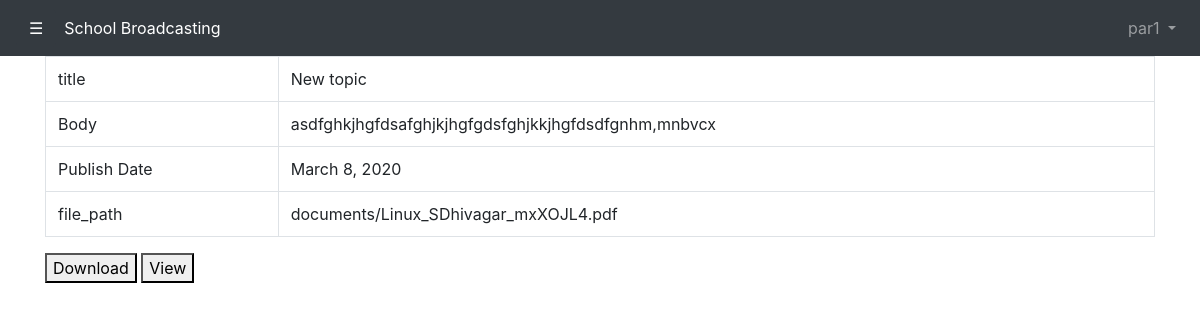
Screenshot of /parent/message/7 (signed in) with the database file from the repository.
### staff/models.py (models this page shows, shortened)
class User(AbstractUser):
    is_teacher = models.BooleanField(default= False)
    is_parent = models.BooleanField(default= False)
    bio = models.TextField(validators=[highvaluelength])
    birth_date = models.DateField(default=None)
    address = models.CharField(max_length=100, default=None, validators=[highvaluelength])

class Message(models.Model):
    grade_id = models.ForeignKey(Grade,on_delete=models.CASCADE)
    staff_id = models.ForeignKey(Staff,on_delete=models.CASCADE)
    file_path = models.FileField(upload_to='documents/')
    pub_date = models.DateField()
    topic_body = models.TextField(validators=[highvaluelength])
    topic_title = models.CharField(max_length=50, validators=[valuelength])

### parent/views.py (the view)
# urls.py: path('message/<int:id>', messageView),
def messageView(request,id):
    message = Message.objects.get(id = id)
    newstatus = Status.objects.get(status_name = 'seen')
    user = request.user
    parent = Parent.objects.get(parent_id=user)
    status = Status.objects.get(status_name='unseen')
    mt = Message_track.objects.get(parent_id=parent, status=status, message_id=message)
    mt.status = newstatus
    mt.save()
    return render(request,'parent/messageview.html',{'msg':message})

### template/parent/messageview.html
{% extends 'parent/base.html' %}
{% block content %}
<div class="container">
<table class="table table-bordered">
<tr>
<td>title</td>
<td>{{msg.topic_title}}</td>
</tr>
<tr>
<td>Body</td>
<td>{{msg.topic_body}}</td>
</tr>
<tr>
<td>Publish Date</td>
<td>{{msg.pub_date}}</td>
</tr>
<tr>
<td>file_path</td>
<td>{{msg.file_path}}</a></td>
</tr>
</table>
<a href= "/parent/download/{{msg.id}}"><button>Download</button></a>
<a href= "/parent/view/{{msg.id}}"><button>View</button></a>
</div>
{% endblock %}

### template/parent/base.html (shortened to what this page needs)
{%load static%}
<html>
    <head>
        <link rel="stylesheet" href="https://maxcdn.bootstrapcdn.com/bootstrap/4.3.1/css/bootstrap.min.css">
    </head>
    <body>
            <div id="app" class="container-fullwidth">
                    <nav class="navbar navbar-expand-sm bg-dark navbar-dark">
                        <button class="btn btn-dark" onclick="openNav()">&#9776;</button>
                        <div id="navbarNavDropdown" class="navbar-collapse collapse" >
                            <ul class="navbar-nav mr-auto">
                                <li class="nav-item active">
                                    <a class="nav-link" href="/staff/dashboard">School Broadcasting <span class="sr-only">(current)</span></a>
                                </li>
                            </ul>
                            <ul class="navbar-nav">
                                <li class="nav-item dropdown">
                                    <a class="nav-link dropdown-toggle" href="http://example.com" id="navbarDropdownMenuLink" data-toggle="dropdown" aria-haspopup="true" aria-expanded="false">
                                      {{request.user.username}}
                                    </a>
                                </li>
                            </ul>
                        </div>
                    </nav>
                </div>
        {% block content %}
        {% endblock %}
    </body>
</html>

### rows the page displays
User: user.username "par1"
Message: topic_title "New topic", topic_body "asdfghkjhgfdsafghjkjhgfgdsfghjkkjhgfdsdfgnhm,mnbvcx", pub_date "March 8, 2020", file_path "documents/Linux_SDhivagar_mxXOJL4.pdf"
